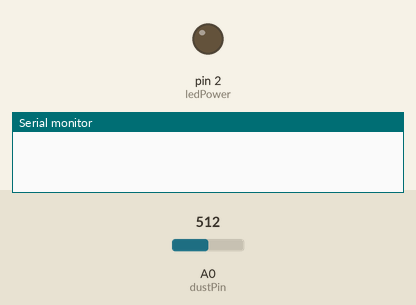
Recording of a sketch running on a simulated Arduino Uno, built with avr-gcc and run on an emulated ATmega328P. On the bench: output pins drawn as LEDs (lit = HIGH), the last lines printed to the serial monitor. The inputs (shaded band) are chosen by the test bench; at power-on: A0 (dustPin) = 512. Storage starts empty.

Above: at 0.1 s.
At 2.2 s:
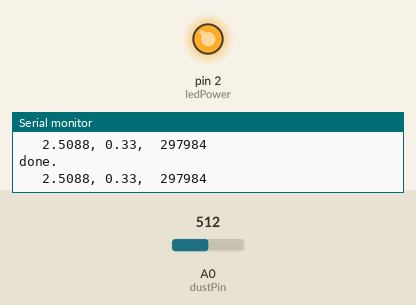
2.3 s: A0 (dustPin) set to 193
3.8 s: A0 (dustPin) set to 163
Timing chart, 0 to 6.8 s (numbered marks = the images above; inputs shaded):
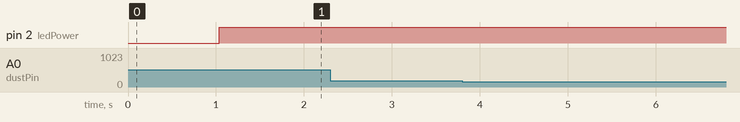

The sketch:

PM2.5Measure.ino
```cpp
#include <SD.h>
#include <Wire.h>
#include <SPI.h>
#include <stdlib.h>
int dustPin=0;
int ledPower=2;
int delayTime=280;
int delayTime2=40;
float offTime=9680;
File myFile;
unsigned long starttime;
unsigned long stoptime;
int dustVal=0;
int i=0;
float ppm=0;
char s[32];
float voltage = 0;
float dustdensity = 0;
float ppmpercf = 0;
void setup(){
   starttime=millis();
  while (!Serial) {  ;
  }
if (!SD.begin(4)) {
    Serial.println("initialization failed!");
    return;
  }
 myFile = SD.open("pm25.txt", FILE_WRITE);
 myFile.println(',,,,,');
 myFile.close();
Serial.begin(9600);
pinMode(ledPower,OUTPUT);
delay(1000);//等待setup
i=0;
ppm =0;
}
void loop(){
myFile = SD.open("pm25.txt", FILE_WRITE);
i=i+1;
digitalWrite(ledPower,LOW); // power on the LED
delayMicroseconds(delayTime);
dustVal=analogRead(dustPin); // read the dust value
ppm = ppm+dustVal;
delayMicroseconds(delayTime2);
digitalWrite(ledPower,HIGH); // turn the LED off
delayMicroseconds(offTime);
voltage = ppm/i*0.0049;
dustdensity = 0.17*voltage-0.1;
ppmpercf = (voltage-0.0256)*120000;
if (ppmpercf < 0)
ppmpercf = 0;
if (dustdensity < 0 )
dustdensity = 0;
if (dustdensity > 0.5)
dustdensity = 0.5;
String dataString = "";
dataString += dtostrf(voltage, 9, 4, s);
dataString += ",";
dataString += dtostrf(dustdensity, 5, 2, s);
dataString += ",";
dataString += dtostrf(ppmpercf, 8, 0, s);
i=0;
ppm=0;
Serial.println(dataString);
stoptime=millis();
 myFile.print(stoptime-starttime);
    myFile.print(',');
    myFile.print(dataString);
    myFile.print(',');
    delay(500);//设置周期
     myFile.close();
    Serial.println("done.");
}
```
